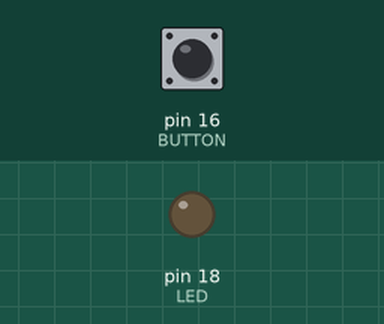
Bench run of a program on a simulated MicroPython board. Shown: output pins drawn as LEDs (lit = HIGH). Inputs (shaded band) come from the test bench; at power-on: pin 16 (BUTTON) LOW.

Above: at 1.2 s.
1.3 s: pin 16 (BUTTON) pulsed HIGH 2 times (0.12 s each, 0.3 s apart)
At 2.1 s:
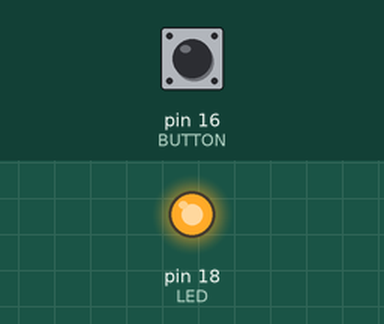
Timing chart, 0 to 10.9 s (numbered marks = the images above; inputs shaded):
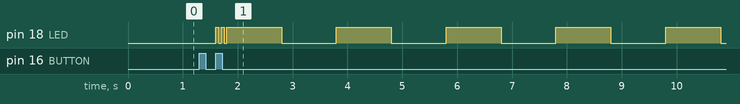

Measured:
- after the input at 1.3 s, pin 18 (LED): goes HIGH 0.05 s, LOW 0.05 s, HIGH 0.05 s, LOW 0.05 s, 4 × (HIGH 1.0 s, LOW 1.0 s), HIGH 1.0 s, then LOW, starting after 0.30 s

The program:

Ex1_Led.py
```python
import machine
import utime

# Configuration des broches
BUTTON = machine.Pin(16, machine.Pin.IN, machine.Pin.PULL_DOWN)
LED = machine.Pin(18, machine.Pin.OUT)

# Variables pour suivre l'état
etat = 0
compteur_appuis = 0
dernier_appui = 0

def effet_transition():
    # Effet de clignotement rapide court
    for _ in range(2):
        LED.value(1)
        utime.sleep_ms(50)
        LED.value(0)
        utime.sleep_ms(50)

def gestion_bouton(pin):
    global etat, compteur_appuis, dernier_appui
    temps_actuel = utime.ticks_ms()

    # Debouncing - ignore les appuis trop rapprochés
    if utime.ticks_diff(temps_actuel, dernier_appui) < 200:
        return

    dernier_appui = temps_actuel
    compteur_appuis += 1

    # Change d'état tous les deux appuis
    if compteur_appuis >= 2:
        compteur_appuis = 0  # Réinitialise le compteur
        ancien_etat = etat
        etat = (etat + 1) % 3  # Cycle entre 0, 1 et 2
        effet_transition()

# Configuration de l'interruption sur front montant
BUTTON.irq(trigger=machine.Pin.IRQ_RISING, handler=gestion_bouton)

# Boucle principale
while True:
    if etat == 0:
        LED.value(0)  # LED éteinte
    elif etat == 1:
        # Clignotement lent (0.5 Hz)
        LED.value(1)
        utime.sleep(1)  # 1 seconde allumée
        LED.value(0)
        utime.sleep(1)  # 1 seconde éteinte
    elif etat == 2:
        # Clignotement rapide (2 Hz)
        LED.value(1)
        utime.sleep(0.25)  # 250ms allumée
        LED.value(0)
        utime.sleep(0.25)  # 250ms éteinte
```
